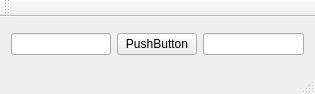
<?xml version="1.0" encoding="UTF-8"?>
<ui version="4.0">
 <class>MainWindow</class>
 <widget class="QMainWindow" name="MainWindow">
  <property name="geometry">
   <rect>
    <x>0</x>
    <y>0</y>
    <width>315</width>
    <height>94</height>
   </rect>
  </property>
  <property name="windowTitle">
   <string>MainWindow</string>
  </property>
  <widget class="QWidget" name="centralWidget">
   <layout class="QHBoxLayout" name="horizontalLayout">
    <item>
     <widget class="QLineEdit" name="lineEdit"/>
    </item>
    <item>
     <widget class="QPushButton" name="pushButton">
      <property name="text">
       <string>PushButton</string>
      </property>
     </widget>
    </item>
    <item>
     <widget class="QLineEdit" name="lineEdit_2"/>
    </item>
   </layout>
  </widget>
  <widget class="QMenuBar" name="menuBar">
   <property name="geometry">
    <rect>
     <x>0</x>
     <y>0</y>
     <width>315</width>
     <height>21</height>
    </rect>
   </property>
  </widget>
  <widget class="QToolBar" name="mainToolBar">
   <attribute name="toolBarArea">
    <enum>TopToolBarArea</enum>
   </attribute>
   <attribute name="toolBarBreak">
    <bool>false</bool>
   </attribute>
  </widget>
  <widget class="QStatusBar" name="statusBar"/>
 </widget>
 <layoutdefault spacing="6" margin="11"/>
 <resources/>
 <connections/>
</ui>
